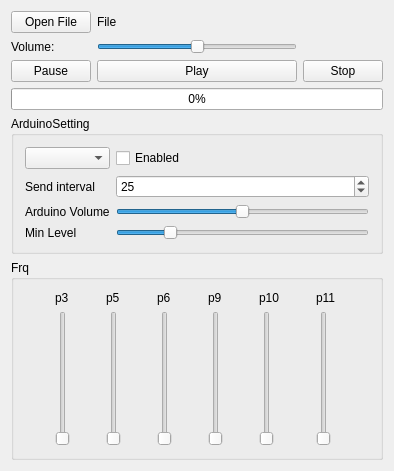
<?xml version="1.0" encoding="UTF-8"?>
<ui version="4.0">
 <class>MainWindow</class>
 <widget class="QMainWindow" name="MainWindow">
  <property name="geometry">
   <rect>
    <x>0</x>
    <y>0</y>
    <width>394</width>
    <height>471</height>
   </rect>
  </property>
  <property name="windowTitle">
   <string>MainWindow</string>
  </property>
  <widget class="QWidget" name="centralWidget">
   <layout class="QVBoxLayout" name="verticalLayout">
    <item>
     <layout class="QGridLayout" name="gridLayout">
      <item row="4" column="0">
       <widget class="QPushButton" name="Pause">
        <property name="text">
         <string>Pause</string>
        </property>
       </widget>
      </item>
      <item row="4" column="2">
       <widget class="QPushButton" name="Stop">
        <property name="text">
         <string>Stop</string>
        </property>
       </widget>
      </item>
      <item row="4" column="1">
       <widget class="QPushButton" name="Play">
        <property name="text">
         <string>Play</string>
        </property>
       </widget>
      </item>
      <item row="2" column="1">
       <widget class="QSlider" name="Volume">
        <property name="maximum">
         <number>100</number>
        </property>
        <property name="pageStep">
         <number>50</number>
        </property>
        <property name="value">
         <number>50</number>
        </property>
        <property name="orientation">
         <enum>Qt::Horizontal</enum>
        </property>
       </widget>
      </item>
      <item row="2" column="0">
       <widget class="QLabel" name="label_Volume">
        <property name="text">
         <string>Volume:</string>
        </property>
       </widget>
      </item>
      <item row="1" column="1">
       <widget class="QLabel" name="label_File">
        <property name="text">
         <string>File</string>
        </property>
       </widget>
      </item>
      <item row="1" column="0">
       <widget class="QPushButton" name="OpenFile">
        <property name="text">
         <string>Open File</string>
        </property>
       </widget>
      </item>
     </layout>
    </item>
    <item>
     <widget class="QProgressBar" name="progressBar">
      <property name="maximum">
       <number>1000</number>
      </property>
      <property name="value">
       <number>0</number>
      </property>
     </widget>
    </item>
    <item>
     <widget class="QGroupBox" name="groupBox">
      <property name="title">
       <string>ArduinoSetting</string>
      </property>
      <layout class="QGridLayout" name="gridLayout_2">
       <item row="2" column="0">
        <widget class="QLabel" name="label">
         <property name="text">
          <string>Arduino Volume</string>
         </property>
        </widget>
       </item>
       <item row="3" column="1">
        <widget class="QSlider" name="MinLevel">
         <property name="maximum">
          <number>127</number>
         </property>
         <property name="value">
          <number>25</number>
         </property>
         <property name="orientation">
          <enum>Qt::Horizontal</enum>
         </property>
        </widget>
       </item>
       <item row="2" column="1">
        <widget class="QSlider" name="ArduinoVolue">
         <property name="maximum">
          <number>100</number>
         </property>
         <property name="singleStep">
          <number>1</number>
         </property>
         <property name="value">
          <number>50</number>
         </property>
         <property name="orientation">
          <enum>Qt::Horizontal</enum>
         </property>
        </widget>
       </item>
       <item row="0" column="1">
        <widget class="QCheckBox" name="ArduinoEnabled">
         <property name="text">
          <string>Enabled</string>
         </property>
        </widget>
       </item>
       <item row="0" column="0">
        <widget class="QComboBox" name="ArduinoPort"/>
       </item>
       <item row="3" column="0">
        <widget class="QLabel" name="label_2">
         <property name="text">
          <string>Min Level</string>
         </property>
        </widget>
       </item>
       <item row="1" column="0">
        <widget class="QLabel" name="label_3">
         <property name="text">
          <string>Send interval</string>
         </property>
        </widget>
       </item>
       <item row="1" column="1">
        <widget class="QSpinBox" name="SendInterval">
         <property name="maximum">
          <number>3000</number>
         </property>
         <property name="value">
          <number>25</number>
         </property>
        </widget>
       </item>
      </layout>
     </widget>
    </item>
    <item>
     <widget class="QGroupBox" name="groupBox_2">
      <property name="title">
       <string>Frq</string>
      </property>
      <layout class="QGridLayout" name="gridLayout_3">
       <item row="1" column="0">
        <widget class="QSlider" name="frq_p3">
         <property name="maximum">
          <number>44000</number>
         </property>
         <property name="orientation">
          <enum>Qt::Vertical</enum>
         </property>
        </widget>
       </item>
       <item row="1" column="3">
        <widget class="QSlider" name="frq_p9">
         <property name="maximum">
          <number>44000</number>
         </property>
         <property name="orientation">
          <enum>Qt::Vertical</enum>
         </property>
        </widget>
       </item>
       <item row="1" column="1">
        <widget class="QSlider" name="frq_p5">
         <property name="maximum">
          <number>50000</number>
         </property>
         <property name="orientation">
          <enum>Qt::Vertical</enum>
         </property>
        </widget>
       </item>
       <item row="1" column="4">
        <widget class="QSlider" name="frq_p10">
         <property name="maximum">
          <number>44000</number>
         </property>
         <property name="orientation">
          <enum>Qt::Vertical</enum>
         </property>
        </widget>
       </item>
       <item row="1" column="2">
        <widget class="QSlider" name="frq_p6">
         <property name="maximum">
          <number>44000</number>
         </property>
         <property name="orientation">
          <enum>Qt::Vertical</enum>
         </property>
        </widget>
       </item>
       <item row="1" column="5">
        <widget class="QSlider" name="frq_p11">
         <property name="maximum">
          <number>44000</number>
         </property>
         <property name="orientation">
          <enum>Qt::Vertical</enum>
         </property>
        </widget>
       </item>
       <item row="0" column="0">
        <widget class="QLabel" name="label_4">
         <property name="text">
          <string>p3</string>
         </property>
        </widget>
       </item>
       <item row="0" column="1">
        <widget class="QLabel" name="label_5">
         <property name="text">
          <string>p5</string>
         </property>
        </widget>
       </item>
       <item row="0" column="2">
        <widget class="QLabel" name="label_6">
         <property name="text">
          <string>p6</string>
         </property>
        </widget>
       </item>
       <item row="0" column="3">
        <widget class="QLabel" name="label_7">
         <property name="text">
          <string>p9</string>
         </property>
        </widget>
       </item>
       <item row="0" column="4">
        <widget class="QLabel" name="label_8">
         <property name="text">
          <string>p10</string>
         </property>
        </widget>
       </item>
       <item row="0" column="5">
        <widget class="QLabel" name="label_9">
         <property name="text">
          <string>p11</string>
         </property>
        </widget>
       </item>
      </layout>
     </widget>
    </item>
   </layout>
  </widget>
 </widget>
 <layoutdefault spacing="6" margin="11"/>
 <resources/>
 <connections/>
</ui>
